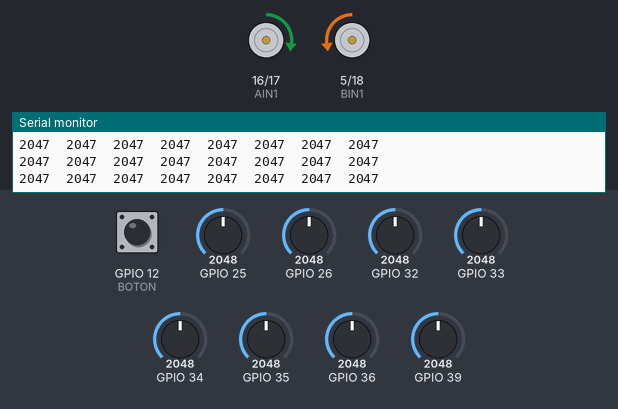
Recording of a sketch running on a simulated ESP32. Parts: motor-driver pin pairs drawn as motors (green arrow = first pin HIGH = forward, orange = second pin HIGH = backward, longer = more drive, scaled by the enable pin), the last lines printed to the serial monitor. The inputs (shaded band) are chosen by the test bench; at power-on: GPIO 26 = 2048, GPIO 36 = 2048, GPIO 25 = 2048, GPIO 12 (BOTON) HIGH, GPIO 32 = 2048, GPIO 33 = 2048, GPIO 34 = 2048, GPIO 35 = 2048, GPIO 39 = 2048.

Above: at 1.2 s.
1.3 s: GPIO 26 set to 3291
4.3 s: GPIO 26 set to 3391
At 5.4 s:
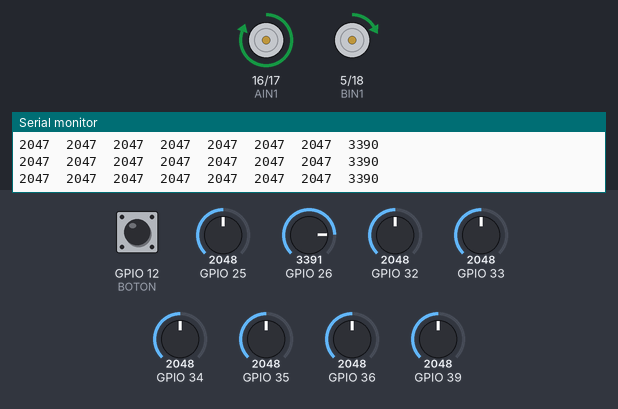
5.8 s: GPIO 36 set to 3275
8.8 s: GPIO 36 set to 3378
At 9.3 s:
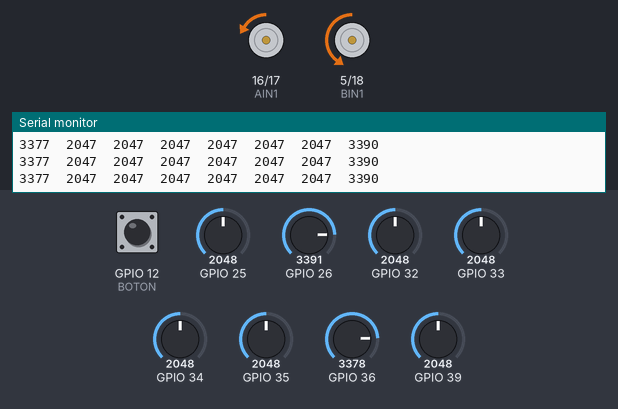
10.3 s: GPIO 25 set to 1051
13.3 s: GPIO 25 set to 933
Timing chart, 0 to 16.3 s (numbered marks = the images above; inputs shaded):
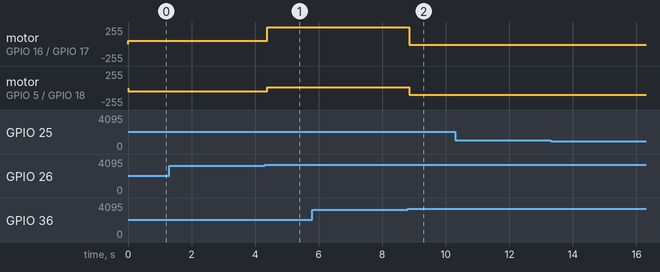

Measured:
- the behaviour switches between 3334 and 3335 on GPIO 26 (found by bisection; images 0 and 1)
- the behaviour switches between 3334 and 3335 on GPIO 36 (found by bisection; images 1 and 2)
- after the input at 4.3 s, motor on GPIO 16 (AIN1) / GPIO 17 (AIN2): forward 50/255 → forward 255/255 after 0.08 s; motor on GPIO 5 (BIN1) / GPIO 18 (BIN2): backward 50/255 → forward 10/255 after 0.08 s
- after the input at 8.8 s, motor on GPIO 16 (AIN1) / GPIO 17 (AIN2): forward 255/255 → backward 10/255 after 0.06 s; motor on GPIO 5 (BIN1) / GPIO 18 (BIN2): forward 10/255 → backward 100/255 after 0.06 s

The sketch:

SigueLineas4Sensores.ino
```cpp
#include "Pines.h"
#include <QTRSensors.h>

QTRSensors sigueLineas;

const uint8_t SensorCount = 8;

uint16_t sensorValues[SensorCount];

const int freq = 5000;
const int resolution = 8;

const int umbral = 3333;


void setup() {
  Serial.begin(9600);
  inicializarQTR();
  inicializarMotores();
  while (digitalRead(BOTON) == 0) {
  }
}
void loop() {
  sigueLineas.read(sensorValues);
  for (int i = 0; i < 8; i++) {
    Serial.print(sensorValues[i]);
    Serial.print('\t');
  }
  Serial.print('\n');

  if (sensorValues[2] > umbral && sensorValues[3] > umbral && sensorValues[4] < umbral && sensorValues[5] < umbral) {
    Motor(10, -80);
  } else if (sensorValues[2] < umbral && sensorValues[3] < umbral && sensorValues[4] > umbral && sensorValues[5] > umbral) {
    Motor(-80, 10);
  } else if (sensorValues[4] > umbral && sensorValues[5] > umbral && sensorValues[6] > umbral && sensorValues[7] > umbral) {
    Motor(50, 50);
    delay(666);
    Motor(-60, 60);
    delay(1333);
    Motor(50, 50);
    delay(100);
  } else if (sensorValues[0] > umbral && sensorValues[1] > umbral && sensorValues[2] > umbral && sensorValues[3] > umbral) {
    Motor(50, 50);
    delay(666);
    Motor(60, -60);
    delay(1333);
    Motor(50, 50);
    delay(100);
  } else {
    Motor(50, 50);
  }

  if (sensorValues[0] > umbral) {
    Motor(10, -100);
  } else if (sensorValues[7] > umbral) {
    Motor(-100, 10);
  }
}
```

Motores.ino
```cpp
#include "Pines.h"

void inicializarMotores() {
  pinMode(BIN2, OUTPUT);
  pinMode(BIN1, OUTPUT);
  ledcSetup(1, freq, resolution);
  ledcAttachPin(PWMB, 1);
  pinMode(AIN1, OUTPUT);
  pinMode(AIN2, OUTPUT);
  ledcSetup(0, freq, resolution);
  ledcAttachPin(PWMA, 0);
}

void Motoriz(int valueiz) {
  if (valueiz >= 0) {
    digitalWrite(BIN1, LOW);
    digitalWrite(BIN2, HIGH);
  } else {
    digitalWrite(BIN1, HIGH);
    digitalWrite(BIN2, LOW);
    //valueiz = valueiz * -1;
  }
  ledcWrite(0, valueiz);
}
// Función accionamiento motor derecho
void Motorde(int valueder) {
  if (valueder >= 0) {
    digitalWrite(AIN1, HIGH);
    digitalWrite(AIN2, LOW);
  } else {
    digitalWrite(AIN1, LOW);
    digitalWrite(AIN2, HIGH);
    valueder = valueder * -1;
  }
  ledcWrite(1, valueder);
}

//Accionamiento de motores
void Motor(int left, int righ) {
  Motoriz(left);
  Motorde(righ);
}
```

Pines.h
```cpp
#define AIN1 16
#define AIN2 17
#define PWMA 4

#define BIN1 5
#define BIN2 18
#define PWMB 19

#define BOTON 12
```

QTR.ino
```cpp
void inicializarQTR() { //inicializar QTR
  sigueLineas.setTypeAnalog();
  sigueLineas.setSensorPins((const uint8_t[])
                        {36, 39, 34, 35, 32, 33, 25, 26}, SensorCount);
  sigueLineas.setEmitterPin(27);
}
```
